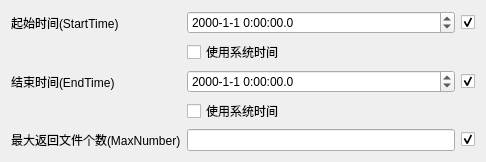
<?xml version="1.0" encoding="UTF-8"?>
<ui version="4.0">
 <class>CTcpEdgeTestDataView_GetMessage</class>
 <widget class="QWidget" name="CTcpEdgeTestDataView_GetMessage">
  <property name="geometry">
   <rect>
    <x>0</x>
    <y>0</y>
    <width>486</width>
    <height>151</height>
   </rect>
  </property>
  <property name="windowTitle">
   <string>CTcpEdgeTestDataView_TimeReadReq</string>
  </property>
  <layout class="QGridLayout" name="gridLayout">
   <item row="4" column="0">
    <widget class="QLabel" name="label_6">
     <property name="text">
      <string>最大返回文件个数(MaxNumber)</string>
     </property>
    </widget>
   </item>
   <item row="4" column="2">
    <widget class="QCheckBox" name="__MaxNumber__">
     <property name="text">
      <string/>
     </property>
     <property name="checked">
      <bool>true</bool>
     </property>
    </widget>
   </item>
   <item row="4" column="1">
    <widget class="QLineEdit" name="_MaxNumber_"/>
   </item>
   <item row="3" column="1">
    <widget class="QCheckBox" name="cbEndTime">
     <property name="text">
      <string>使用系统时间</string>
     </property>
     <property name="checked">
      <bool>false</bool>
     </property>
    </widget>
   </item>
   <item row="2" column="2">
    <widget class="QCheckBox" name="__EndTime__">
     <property name="text">
      <string/>
     </property>
     <property name="checked">
      <bool>true</bool>
     </property>
    </widget>
   </item>
   <item row="2" column="0">
    <widget class="QLabel" name="label_5">
     <property name="text">
      <string>结束时间(EndTime)</string>
     </property>
    </widget>
   </item>
   <item row="1" column="1">
    <widget class="QCheckBox" name="cbStartTime">
     <property name="text">
      <string>使用系统时间</string>
     </property>
     <property name="checked">
      <bool>false</bool>
     </property>
    </widget>
   </item>
   <item row="2" column="1">
    <widget class="QDateTimeEdit" name="_EndTime_">
     <property name="minimumDate">
      <date>
       <year>1970</year>
       <month>1</month>
       <day>1</day>
      </date>
     </property>
     <property name="currentSection">
      <enum>QDateTimeEdit::YearSection</enum>
     </property>
     <property name="displayFormat">
      <string>yyyy-M-d H:mm:ss.z</string>
     </property>
     <property name="timeSpec">
      <enum>Qt::LocalTime</enum>
     </property>
    </widget>
   </item>
   <item row="0" column="2">
    <widget class="QCheckBox" name="__StartTime__">
     <property name="text">
      <string/>
     </property>
     <property name="checked">
      <bool>true</bool>
     </property>
    </widget>
   </item>
   <item row="0" column="1">
    <widget class="QDateTimeEdit" name="_StartTime_">
     <property name="minimumDate">
      <date>
       <year>1970</year>
       <month>1</month>
       <day>1</day>
      </date>
     </property>
     <property name="currentSection">
      <enum>QDateTimeEdit::YearSection</enum>
     </property>
     <property name="displayFormat">
      <string>yyyy-M-d H:mm:ss.z</string>
     </property>
     <property name="timeSpec">
      <enum>Qt::LocalTime</enum>
     </property>
    </widget>
   </item>
   <item row="0" column="0">
    <widget class="QLabel" name="label_4">
     <property name="text">
      <string>起始时间(StartTime)</string>
     </property>
    </widget>
   </item>
  </layout>
 </widget>
 <layoutdefault spacing="6" margin="11"/>
 <resources>
  <include location="../../../../TcpEdgeServer/TcpEdgeServer.qrc"/>
 </resources>
 <connections/>
</ui>
